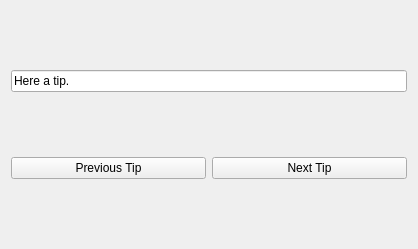
<?xml version="1.0" encoding="UTF-8"?>
<ui version="4.0">
 <class>Form</class>
 <widget class="QWidget" name="Form">
  <property name="geometry">
   <rect>
    <x>0</x>
    <y>0</y>
    <width>418</width>
    <height>249</height>
   </rect>
  </property>
  <property name="windowTitle">
   <string>Form</string>
  </property>
  <layout class="QVBoxLayout" name="verticalLayout">
   <item>
    <widget class="QLineEdit" name="lineEdit">
     <property name="text">
      <string>Here a tip.</string>
     </property>
    </widget>
   </item>
   <item>
    <layout class="QHBoxLayout" name="horizontalLayout">
     <item>
      <widget class="QPushButton" name="pushButton_previous">
       <property name="text">
        <string>Previous Tip</string>
       </property>
      </widget>
     </item>
     <item>
      <widget class="QPushButton" name="pushButton_next">
       <property name="text">
        <string>Next Tip</string>
       </property>
      </widget>
     </item>
    </layout>
   </item>
  </layout>
 </widget>
 <resources/>
 <connections/>
</ui>
